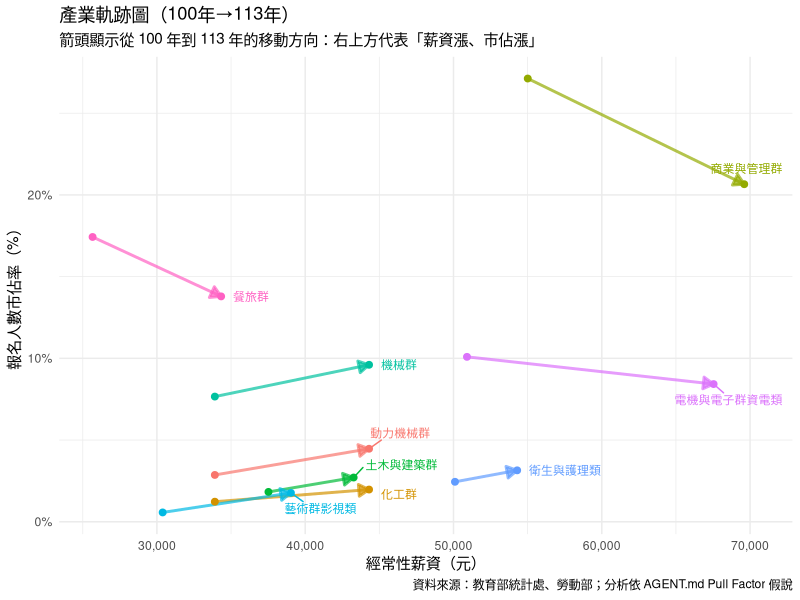

Generate this figure with R:
# scripts/3-4_dynamics_analysis.R
#
# 本腳本依據 AGENT.md 專案規格執行，所有變數對應、指標定義、分析流程、圖表標題與註解皆嚴格遵循 AGENT.md。
# 目標：3.4 薪資的磁吸效應：市佔率流動
# 產出：
# 1. 產業軌跡圖（依 AGENT.md 4.3 Pull Factor 驗證）
# 2. 3年週期迴歸圖（請見 scripts/3-4_3year_cycle_analysis.R）
# -----------------------------------------------------------------------------

library(readr)
library(dplyr)
library(tidyr)
library(ggplot2)
library(scales)
library(ggrepel)

dir.create("output/figures", showWarnings = FALSE, recursive = TRUE)

# 1. 載入資料
salary_data <- read_csv("data/salary_data_100_113.csv", show_col_types = FALSE)
registration_data <- read_csv("data/tcte_registration_100_114.csv", show_col_types = FALSE)

# 2. 資料處理
# 2.1 薪資資料
# 依 AGENT.md 3.1 產業對應表與 3.2 指標定義
industry_salary <- salary_data %>%
    filter(類別 == "經常性薪資", 業別 != "工業及服務業總計", between(年度, 100, 113)) %>%
    select(行業別 = 業別, 年度, 薪資 = 值)

# 2.2 報名佔比資料
# 市佔率（Market Share）計算公式依 AGENT.md 3.2：
# $\text{Market Share} = \frac{\text{Group Registration}}{\text{Total Registration}}$
registration_share <- registration_data %>%
    pivot_longer(cols = matches("^\\d{3}學年度$"), names_to = "學年度_str", values_to = "報名人數") %>%
    mutate(年度 = as.numeric(gsub("學年度", "", 學年度_str))) %>%
    filter(!is.na(報名人數), 群類代號 != "All", between(年度, 100, 113)) %>%
    group_by(年度) %>%
    mutate(總報名人數 = sum(報名人數), 市佔率 = 報名人數 / 總報名人數) %>%
    ungroup() %>%
    select(群類名稱, 年度, 市佔率)

# 2.3 對應表（依 AGENT.md 3.1 變數對應表，嚴格一致）
mapping_table <- tribble(
    ~行業別, ~群類名稱,
    "住宿及餐飲業", "餐旅群",
    "出版影音及資通訊業", "電機與電子群資電類",
    "金融及保險業", "商業與管理群",
    "製造業", "機械群",
    "製造業", "動力機械群",
    "營建工程業", "土木與建築群",
    "醫療保健業", "衛生與護理類",
    "藝術﹑娛樂及休閒服務業", "藝術群影視類",
    "製造業", "化工群",
)

# 2.4 合併資料
# 僅保留 AGENT.md 3.1 對應群類與產業
merged_data <- mapping_table %>%
    left_join(industry_salary, by = "行業別") %>%
    left_join(registration_share, by = c("群類名稱", "年度")) %>%
    filter(!is.na(薪資), !is.na(市佔率))

# 2.5 年增率（Growth Rate）計算（依 AGENT.md 3.2）
# $\text{Growth Rate} = \frac{V_t - V_{t-1}}{V_{t-1}}$
# 這裡以市佔率為例，計算每群類每年度市佔率年增率
growth_data <- merged_data %>%
    group_by(群類名稱) %>%
    arrange(年度) %>%
    mutate(市佔率年增率 = (市佔率 - lag(市佔率)) / lag(市佔率)) %>%
    ungroup()

# -----------------------------------------------------------------------------
# 圖表 1：產業軌跡圖（依 AGENT.md 4.3 Pull Factor 驗證）
# -----------------------------------------------------------------------------

# 篩選起點（100年）與終點（113年）
trajectory_data <- merged_data %>%
    filter(年度 %in% c(100, 113)) %>%
    arrange(群類名稱, 年度)

# 繪圖
p1 <- ggplot(trajectory_data, aes(x = 薪資, y = 市佔率, group = 群類名稱, color = 群類名稱)) +
    geom_path(arrow = arrow(length = unit(0.3, "cm"), type = "closed"), size = 1, alpha = 0.7) +
    geom_point(size = 2) +
    geom_text_repel(
        data = subset(trajectory_data, 年度 == 113),
        aes(label = 群類名稱),
        size = 3,
        nudge_x = 1000,
        box.padding = 0.5
    ) +
    scale_x_continuous(labels = comma) +
    scale_y_continuous(labels = percent) +
    labs(
        title = "產業軌跡圖（100年→113年）",
        subtitle = "箭頭顯示從 100 年到 113 年的移動方向：右上方代表「薪資漲、市佔漲」",
        x = "經常性薪資（元）",
        y = "報名人數市佔率（%）",
        caption = "資料來源：教育部統計處、勞動部；分析依 AGENT.md Pull Factor 假說"
    ) +
    theme_minimal() +
    theme(legend.position = "none")

ggsave("output/figures/3-4_dynamics_trajectory.png", p1, width = 10, height = 7)
cat("圖表 1 已輸出至 output/figures/3-4_dynamics_trajectory.png\n")

# -----------------------------------------------------------------------------
# 圖表 2：3年週期迴歸圖請見 scripts/3-4_3year_cycle_analysis.R，並依 AGENT.md 4.3 Pull Factor 動態驗證規範執行。
# -----------------------------------------------------------------------------
